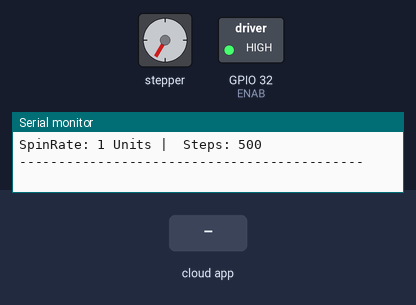
Bench run of a sketch on a simulated ESP32. Parts: stepper motor, switched loads named in the sketch (green lamp = pin HIGH), the last lines printed to the serial monitor. The test bench sets the inputs (shaded band). The RemoteXY app is connected; stepper angles assume 200 steps per turn.

Above: at 1.2 s.
1.3 s: the phone or cloud app sets speedUp to 1
At 1.66 s:
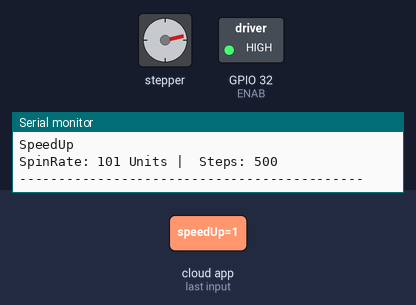
4.3 s: the phone or cloud app sets reverse to 1
At 4.47 s:
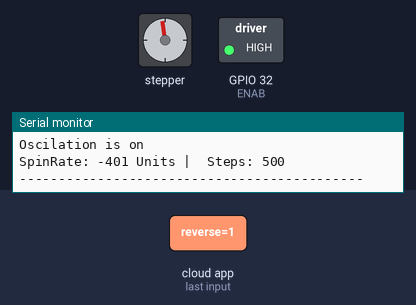
7.3 s: the phone or cloud app sets speedUp to 0
At 7.5 s:
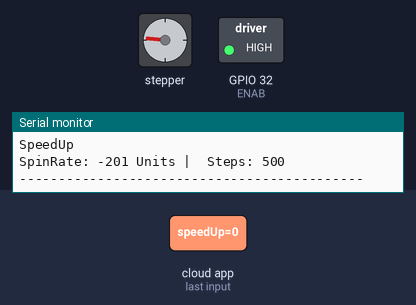
10.3 s: the phone or cloud app sets pushSwitch_01 to 1
13.3 s: the phone or cloud app sets pushSwitch_01 to 0
At 13.5 s:
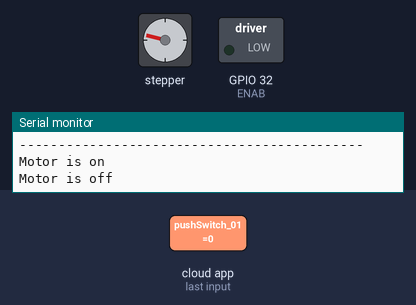
16.3 s: the phone or cloud app sets speedUp to 1
Timing chart, 0 to 27.9 s (numbered marks = the images above; inputs shaded):
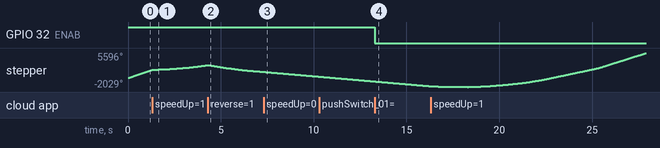

Measured:
- after the input at 13.3 s, GPIO 32 (ENAB): HIGH → LOW at once

The sketch:

StepmotorControl.ino
```cpp
#define REMOTEXY_MODE__ESP32CORE_BLE

#define ENAB 32

#include <AccelStepper.h>

#include <BLEDevice.h>

// RemoteXY connection settings
#define REMOTEXY_BLUETOOTH_NAME "Swimming_robot"


#include <RemoteXY.h>

// RemoteXY GUI configuration
#pragma pack(push, 1)
uint8_t RemoteXY_CONF[] =  // 93 bytes
  { 255, 4, 0, 2, 0, 86, 0, 19, 0, 0, 0, 0, 31, 1, 106, 200, 1, 1, 5, 0,
    1, 29, 80, 48, 24, 1, 49, 31, 83, 112, 101, 101, 100, 32, 43, 0, 1, 29, 116, 49,
    24, 1, 175, 31, 83, 112, 101, 101, 100, 32, 45, 0, 1, 39, 159, 31, 24, 2, 120, 31,
    82, 101, 118, 101, 114, 115, 101, 0, 67, 20, 41, 69, 29, 85, 2, 26, 10, 42, 7, 26,
    26, 48, 4, 26, 31, 79, 78, 0, 31, 79, 70, 70, 0 };

// this structure defines all the variables and events of your control interface
struct {

  // input variables
  uint8_t speedUp;        // =1 if button pressed, else =0
  uint8_t speedDown;      // =1 if button pressed, else =0
  uint8_t reverse;        // =1 if button pressed, else =0
  uint8_t pushSwitch_01;  // =1 if state is ON, else =0

  // output variables
  int16_t value_01;  // -32768 .. +32767

  // other variable
  uint8_t connect_flag;  // =1 if wire connected, else =0

} RemoteXY;
#pragma pack(pop)


// Motor Connections (constant current, step/direction bipolar motor driver)
const int dirPin = 27;
const int stepPin = 26;

// Speed control variables
int spinRate = 1;  // in RPM
String inputString = "";
bool stateUpdate = true;
int steps = 500;
bool flag = HIGH;

bool onOff = LOW;
bool onOffState = LOW;
long currentOnOff = 0;

bool oscilation = LOW;
bool oscilationState = LOW;
long currentOscilation = 0;

bool speedUp = LOW;
bool speedUpState = LOW;
long currentSpeedUp = 0;

// FULL = all pins a LOW = Speed in steps per second
// Polulu:  1/16 = all pins a HIGH = increase speed to 16.
// DRV9925: 1/32 = all pins a HIGH = increase speed to 32.

// Creates an instance - Pick the version you want to use and un-comment it. That's the only required change.
AccelStepper myStepper(AccelStepper::DRIVER, stepPin, dirPin);  // works for a4988 (Bipolar, constant current, step/direction driver)

void setup() {
  RemoteXY_Init();

  Serial.begin(9600);
  myStepper.setMaxSpeed(100000);  // this limits the value of setSpeed(). Raise it if you like.
  myStepper.setSpeed(1000);       // runSpeed() will run the motor at this speed - set it to whatever you like.
  // myStepper.moveTo(10000);
  // myStepper.moveTo(-10000);
  //myStepper.runSpeed();  // This will run the motor forever.
  pinMode(ENAB, OUTPUT);
 // pinMode(32, OUTPUT);
 // pinMode(34, OUTPUT);

 // pinMode(32, OUTPUT);
 // pinMode(2, OUTPUT);
 // digitalWrite(25, HIGH);
 // digitalWrite(2, LOW);


  digitalWrite(ENAB, HIGH);  // Motor is Off by default

 // digitalWrite(32, HIGH);
 // digitalWrite(34, LOW);
}

void loop() {

  RemoteXY_Handler();

  if (speedUpState) {
    if (millis() - currentSpeedUp >= 1000) speedUpState = LOW;
  }

  if (speedUpState == LOW && RemoteXY.speedUp != 0) {
    speedUpState = HIGH;
    currentSpeedUp = millis();
    speedUp = !speedUp;

    // Do something when Button 3 pressed
    spinRate += 100;
    stateUpdate = true;
    myStepper.setSpeed(spinRate);
    RemoteXY.value_01 = spinRate;
    Serial.println("SpeedUp");
  }

  if (oscilationState == LOW && RemoteXY.reverse != 0) {
    oscilationState = HIGH;
    currentOscilation = millis();
    oscilation = !oscilation;

    // Do something when Button 3 pressed
    spinRate = spinRate * (-1);
    stateUpdate = true;
    myStepper.setSpeed(spinRate);
    RemoteXY.value_01 = spinRate;

    Serial.print("Oscilation is ");
    if (oscilation) Serial.println("on");
    else Serial.println("off");
  }

  if (RemoteXY.pushSwitch_01 != 0 && !onOffState) {
    // Do something when Button 3 pressed
    onOffState = !onOffState;
    digitalWrite(ENAB, onOffState);
    Serial.println("Motor is on");
    digitalWrite(25, LOW);
  }
  if (RemoteXY.pushSwitch_01 == 0 && onOffState) {
    onOffState = !onOffState;
    digitalWrite(ENAB, onOffState);
    Serial.println("Motor is off");
    digitalWrite(25, HIGH);
  }
  /*  button pressed */


  myStepper.runSpeed();

  if (stateUpdate) {

    Serial.print("SpinRate: ");
    Serial.print(spinRate);
    Serial.print(" Units |  Steps: ");
    Serial.print(steps);
    Serial.print("\n--------------------------------------------\n");
    stateUpdate = false;
  }
}

void serialEventRun() {
  while (Serial.available()) {
    // get the new byte:
    char inChar = (char)Serial.read();
    // add it to the inputString:
    inputString += inChar;
    // if the incoming character is a newline, set a flag so the main loop can
    // do something about it:
    if (inChar == '\n') {
      if (inputString == "0") myStepper.stop();
      if (inputString.startsWith("d")) {
        steps = inputString.toInt();
        myStepper.move(steps);
      } else {
        spinRate = inputString.toInt();
        myStepper.setSpeed(spinRate);
      }
      stateUpdate = true;
      inputString = "";
    }
  }
}
```
